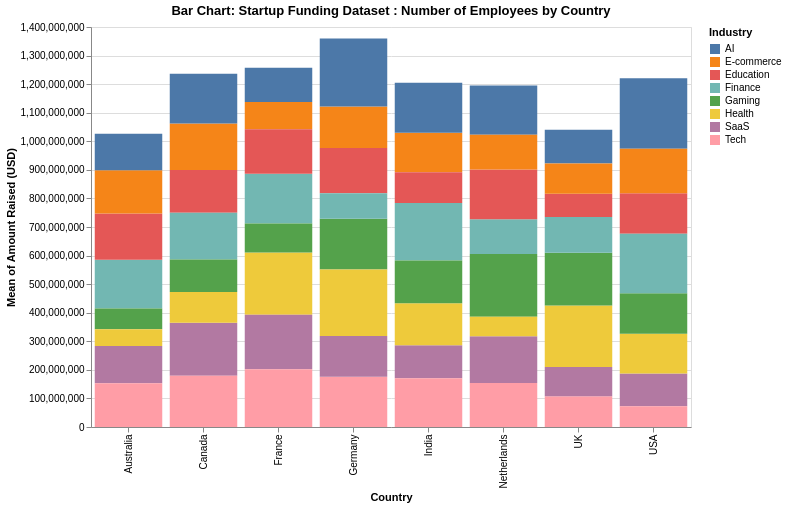

Describe this chart as a Vega-Lite specification.
### Vega-Lite specification from a JSON file in a GitHub repository (floating-point values rounded to 4 significant figures; data arrays with more than 128 entries replaced by an {"elided": "..."} marker saying what was removed)
{"$schema": "https://vega.github.io/schema/vega-lite/v5.json", "title": "Bar Chart: Startup Funding Dataset : Number of Employees by Country", "width": 600, "height": 400, "data": {"values": {"elided": "2000 records"}}, "mark": "bar", "encoding": {"x": {"field": "Country", "type": "nominal", "scale": {}}, "y": {"field": "Amount Raised (USD)", "type": "quantitative", "aggregate": "mean", "scale": {}}, "color": {"field": "Industry", "type": "nominal"}, "tooltip": [{"field": "Country", "type": "nominal"}, {"field": "Amount Raised (USD)", "type": "quantitative", "aggregate": "mean"}, {"field": "Industry", "type": "nominal"}]}, "transform": [], "params": []}
